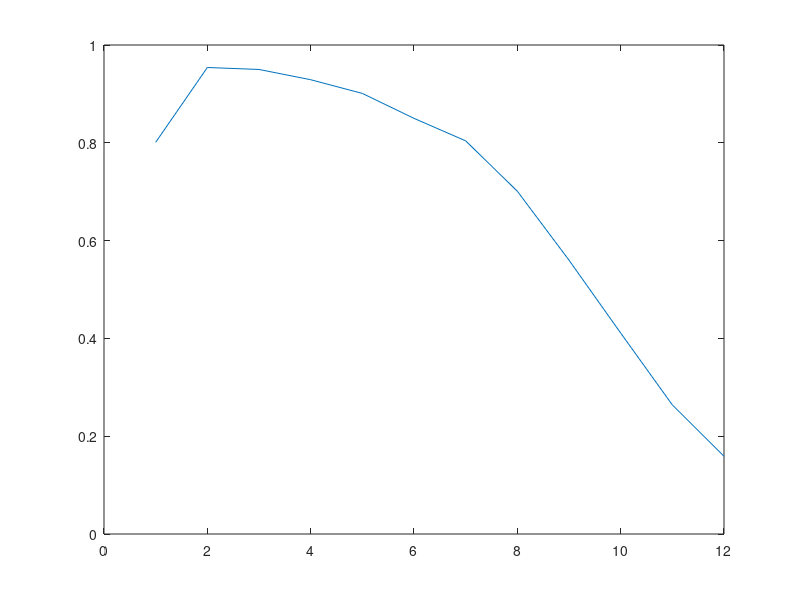

The MATLAB source for this figure:

clear all
%Model Parameters
phi_p = 0.1;
phi_g=0.3;
phi_l=0.35;
gamma=0.97;% rate of change of primacy gradient across groups
sigma_gp=0.02;%
sigma_L=0.02;
sigma_v=0.005;
rho=0.3;
theta=0.003;
eta_NC=0.15;% learning rate for assoication between context and group

% experimental details
nTrials=1000;
listlength=12;
possGroupSize=1:5;

v=zeros(nTrials, listlength); % this can be easily pre-allocated, so should be
recalled_item=zeros(nTrials,1);

N_O=0; % counter for non recalled items

for t=1:nTrials
    
    r=zeros(1,listlength);
    
    % Here is what happens in model
    % We generated a longish vector of group sizes, then find first
    % group that takes us beyond list length. We truncate that group
    % and use only the groups we need
    
    groupSize=randsample(possGroupSize,listlength,true);% random
    
    % or constant within list, but varies across lists
    %groupSize=repmat(randsample(possGroupSize,1,true),1,listlength);
    
    cumulz = cumsum(groupSize);
    numGroups = find(cumulz>=listlength, 1, 'first'); % finds first instance
    groupSize(numGroups) = listlength-cumulz(numGroups-1);
    groupSize = groupSize(1:numGroups);
    
    for List_cue =1:3 % cues the list - at moment set to last LIST
        
        
        % list cue and group cue to context
        lContext = ones(1,numGroups);     % control element for list context (each group has a list context)
        eta_LC=1+randn(1,numGroups)*sigma_L; % Eq A3
        C_LC=eta_LC.*phi_l.^abs(List_cue-lContext); %Eq A7 - control element for list
        C_NC=zeros(1,numGroups); % control element for group cue
        C_NC(List_cue)=eta_NC; %cue to a particular group
        C=C_NC+C_LC; % list and group control elements added
        [max_value,max_idx]=max(C); % select most activated
        C(max_idx)=1; % set control element for most activared to 1
        
        Group_cue=max_idx;
        gContext=[];
        gContext = repmat(Group_cue,1,groupSize(Group_cue));
        % retrieve N items from current group assoicated with context
        for attempt=1:groupSize(Group_cue)
            % make group markers
            pContext = [];
            absP = [];
            pContext = linspace(0,1,groupSize(Group_cue));
            absP = [absP 1:groupSize(Group_cue)];
            item_probe = absP(attempt);
            
            % conext cued of the most activated group
            P_CG=1; % assume no effect of time
            
            eta_gv=gamma.^(absP-1)+randn(1,groupSize(Group_cue))*sigma_gp; %Eq A10
            v_GV = P_CG*eta_gv.*phi_g.^abs(Group_cue-gContext); %Eq A11
            v_PV = phi_p.^abs(pContext(item_probe)-pContext); %Eq A14
            
            % implemented primacy gradient
            v_PV=eta_gv.*v_PV;
            
            % sum group and item vectors to get activation of each item
            t_v = rho*v_GV + (1-rho)*v_PV; % Eq A15
            i=length(t_v);
            s= listlength-(sum(groupSize(Group_cue:end)))+attempt; % which item overall is being acyivated
            v(t,s:(s+i-1))=t_v;
            % noisy retrieval Eq A16
            noise=randn(1,i)*sigma_v;
            a=(t_v+noise).*(1-r(length(t_v)));
            % activation of two highest items
            [max_value,max_idx] = max(a);
            a(max_idx) = NaN;
            second_max = max(a);
            a = max_value; % retruns max_value into a
            item_id= listlength-(sum(groupSize(Group_cue:end)))+max_idx;% which item across whole list has been retrived
            
            
            if (max_value-second_max)>theta
                recalled_item(t,s)=item_id;
            else
                recalled_item(t,s)=0;
            end
            
        end
    end
end

for i=1:listlength;
    prop(i)=numel(find(recalled_item==i))/nTrials;
end

plot(1:i,prop)

Av_v=mean(v);
Av_a=mean(a);
